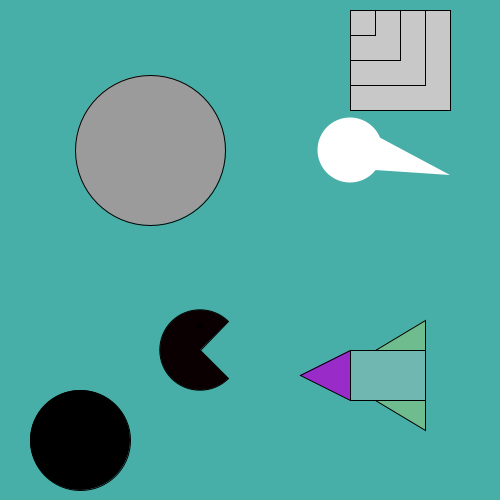
Frame 1 (no input)
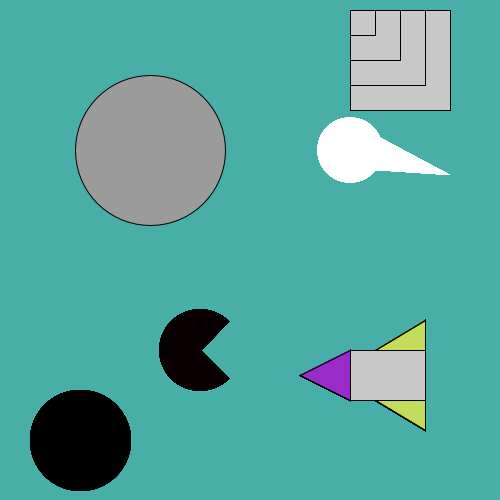
Frame 60 (the mouse pressed at the canvas centre just before this capture)
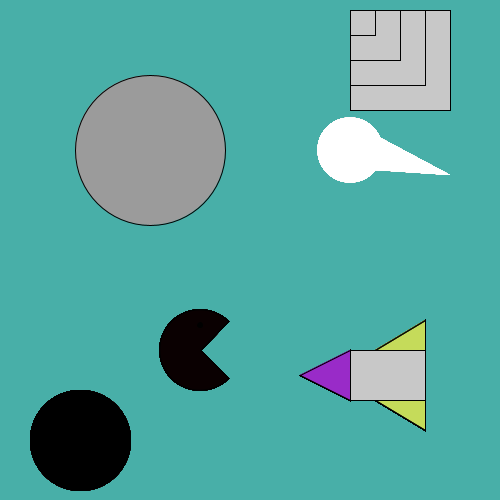
Frame 120 (the mouse held since frame 60 and released just before this capture)

The Processing sketch that drew these frames (run headless with seeded random() and noise(); from frame 60 on, the mouse is pressed at the canvas centre):

// Processing sketch: primitivas_cores_HSB
// ── primitivas_cores_HSB.pde
/*
* Aluno: Lucas Macedo da Silva
* Computação Gráfica
* Turma: A01
* 
* Investigação sobre as primitivas de cores do Processing
* Modo de Cor RGB
* 
* stroke -> Desenha as linhas da forma (contorno)
* fill -> Seta a cor da figura
*/

PGraphics pg;

void setup(){
  colorMode(HSB);
  
  size(500,500);

  background(125,150,175); 
   
  pg = createGraphics(250, 250);

  // Teste com stroke(rgb)
  pg.beginDraw();
  pg.stroke(0);
      
  // Teste com fill(rgb) em RGB
  pg.fill(155);
  pg.circle(150, 150, 150);
  pg.endDraw();
  image(pg, 0, 0);
}

int value = 0;

void mouseClicked(){
    background(125,150,175); 
  
    if (value == 0) {
      pg.beginDraw(); 
      pg.clear();
      pg.endDraw();
      value = 1;
    } else {
      // Teste com stroke(rgb)
      pg.beginDraw();
      pg.stroke(0);
      
      // Teste com fill(rgb) em RGB
      pg.fill(155);
      pg.circle(150, 150, 150);
      pg.endDraw();
      value = 0;
    }
    image(pg, 0, 0);

}

void draw(){
  
  
  // Teste com fill(rgb, intensidade)
  fill(200, 80);
  rect(350, 350, 75, 50);
  noFill();
  
  // Teste com fill(r, g, b)
  fill(200, 200, 200);
  triangle(350, 350, 350, 400, 300, 375);
  noFill();
  
  // Teste com fill(r, g, b, intensidade)
  fill(50, 150, 220, 80);
  triangle(425, 400, 375, 400, 425, 430);
  triangle(425, 350, 375, 350, 425, 320);
  noFill();
  
  // Teste com fill(r, g, b)
  fill(250, 250, 10);
  arc(200, 350, 80, 80, PI/4, PI+3*QUARTER_PI, PIE);
  noFill();
  
  // Teste com fill(rgb)
  fill(0);
  circle(200, 325, 5);
  noFill();
  
  // Teste com fill(rgb) e noStroke()
  fill(255);  
  noStroke();
  triangle(375, 170, 375, 135, 450, 175);
  circle(350, 150, 65);
  noFill();
  
  // Varias itensidades de vermelho
  stroke(0);
  fill(255,0 ,0);
  circle(80, 440, 100);
  noFill();
  fill(190,0 ,0);
  circle(80, 440, 75);
  noFill();
  fill(125,0 ,0);
  circle(80, 440, 50);
  noFill();
  fill(60,0 ,0);
  circle(80, 440, 25);
  noFill();
  
  // Varias intesidades de vermelho e verde
  fill(200);
  noStroke();
  stroke(0, 255,0);
  square(350, 10, 100);
  stroke(0, 190,0);
  square(350, 10, 75);
  stroke(0, 125,0);
  square(350, 10, 50);
  stroke(0, 60,0);
  square(350, 10, 25);
}
